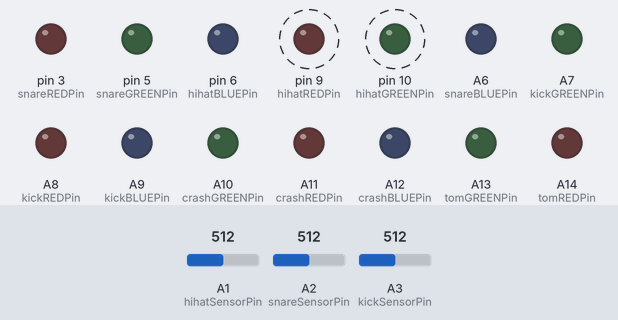
Recording of a sketch running on a simulated Arduino Mega 2560, built with avr-gcc and run on an emulated ATmega2560. Parts: output pins drawn as LEDs (lit = HIGH). Dashed ring = blinking. The inputs (shaded band) are chosen by the test bench; at power-on: A1 (hihatSensorPin) = 512, A2 (snareSensorPin) = 512, A3 (kickSensorPin) = 512.

Above: at 1.2 s.
1.3 s: A1 (hihatSensorPin) set to 110
At 2.55 s:
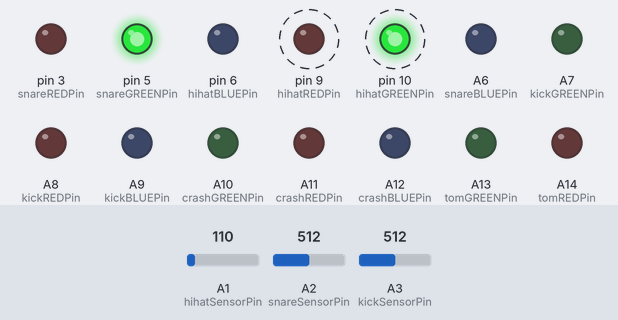
4.3 s: A1 (hihatSensorPin) set to 95
At 4.92 s:
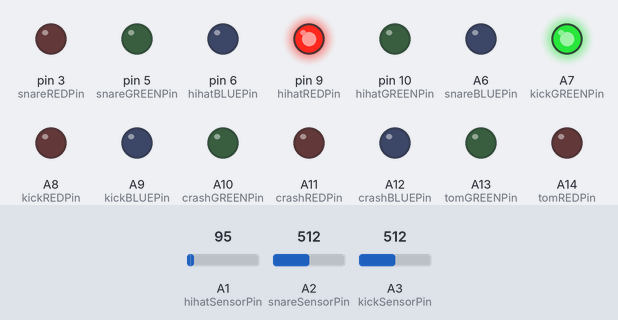
At 5.6 s:
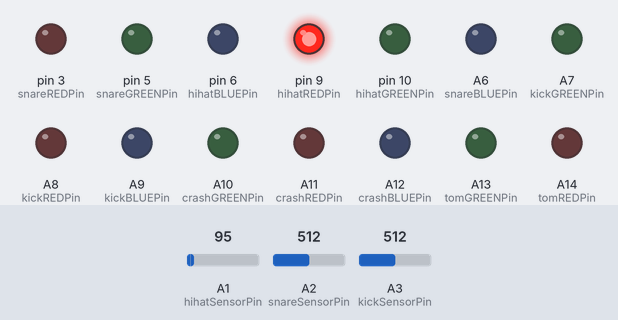
Timing chart, 0 to 7.3 s (numbered marks = the images above; inputs shaded):
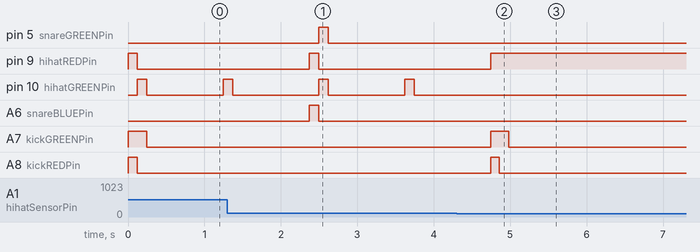

Measured:
- the behaviour switches between 100 and 99 on A1 (hihatSensorPin) (found by bisection; images 1 and 2)
- after the input at 4.3 s, pin 5 (snareGREENPin), pin 10 (hihatGREENPin), A6 (snareBLUEPin): stops changing and stays LOW; pin 9 (hihatREDPin): goes on until 4.7 s, then stays HIGH; A7 (kickGREENPin): goes on until 5.0 s, then stays LOW; A8 (kickREDPin): goes on until 4.9 s, then stays LOW
- by itself, pin 10 (hihatGREENPin): alternates HIGH for 0.13 s and LOW for 1.1 s

The sketch:

Sequence.ino
```cpp
// Sequence Mode
// Board: chipKIT Max32

//This program will turn on the LED Strips for the hihat, kick and snare
// and use piezo vibration sensors to detect when the drum or cymbal
// has been struck.

/***Piezo Vibration Sensor Pin Numbers***/
const short hihatSensorPin = A1;
const short snareSensorPin = A2;
const short kickSensorPin  = A3;
const short crashSensorPin = A4;
const short tomSensorPin   = A5;

/***LED Strip Pin Numbers***/
//Use PWM and analog pins//
//From left to right on the breadboard

const short hihatGREENPin = 10;
const short hihatREDPin   = 9;
const short hihatBLUEPin  = 6;

const short snareGREENPin = 5;
const short snareREDPin   = 3;
const short snareBLUEPin  = A6;

const short kickGREENPin  = A7;
const short kickREDPin    = A8;
const short kickBLUEPin   = A9;

const short crashGREENPin = A10;
const short crashREDPin   = A11;
const short crashBLUEPin  = A12;

const short tomGREENPin   = A13;
const short tomREDPin     = A14;
const short tomBLUEPin    = A15;


/***Variables to store the value read from the sensor pin***/
short hihatSensorReading = LOW;
short snareSensorReading = LOW;
short kickSensorReading  = LOW;
short crashSensorReading = LOW;
short tomSensorReading   = LOW;

const short threshold_hihat = 100;
const short threshold_snare = 100;  //94
const short threshold_kick = 130;

/***Variables used in the 'averageAnalogRead()' function***/
short n = 500;  //amount of times to read from both hihat and snare
long t0;        //initial value of t
long t;         //stores the amount of time it takes to finish the for loop
short n_hihat = n;    //used to average. n_hihat <= n. It will be decremented by 1 when sensor readings don't exceed the threshold
short n_snare = n;    //used to average. n_snare <= n. It will be decremented by 1 when sensor readings don't exceed the threshold
short n_kick = n;    //used to average. n_kick <= n. It will be decremented by 1 when sensor readings don't exceed the threshold
float hihatSensorReading_Average = 0;
float snareSensorReading_Average = 0;
float kickSensorReading_Average  = 0;
short hihatSensorReading_tmp = 0; //local variable. Don't change 'hihatSensorReading'
short snareSensorReading_tmp = 0; //local variable. Don't change 'snareSensorReading'
short kickSensorReading_tmp = 0; //local variable. Don't change 'kickSensorReading'

void setup() {
  Serial.begin(9600);

  setupLEDpins();
  setupVibrationSensorPins();
  initializeLEDstrips();
}

void loop() {

  //hihat();
  //snare();
  //kick();


  hihat_kick();
  delay(1000);
  hihat();
  delay(1000);
  hihat_snare();
  delay(1000);
  hihat();
  delay(1000);
  }

/*********************************************************************/
/**************************Setup Functions****************************/
/*********************************************************************/
void setupLEDpins() {
  pinMode(hihatGREENPin, OUTPUT);
  pinMode(hihatREDPin,   OUTPUT);
  pinMode(hihatBLUEPin,  OUTPUT);

  pinMode(snareGREENPin, OUTPUT);
  pinMode(snareREDPin,   OUTPUT);
  pinMode(snareBLUEPin,  OUTPUT);

  pinMode(kickGREENPin,  OUTPUT);
  pinMode(kickREDPin,    OUTPUT);
  pinMode(kickBLUEPin,   OUTPUT);

  pinMode(crashGREENPin, OUTPUT);
  pinMode(crashREDPin,   OUTPUT);
  pinMode(crashBLUEPin,  OUTPUT);

  pinMode(tomGREENPin,   OUTPUT);
  pinMode(tomREDPin,     OUTPUT);
  pinMode(tomBLUEPin,    OUTPUT);
}

void setupVibrationSensorPins() {
  pinMode(hihatSensorPin, INPUT);
  pinMode(snareSensorPin, INPUT);
  pinMode(kickSensorPin,  INPUT);
  pinMode(crashSensorPin, INPUT);
  pinMode(tomSensorPin,   INPUT);
}

void initializeLEDstrips() {
  //Initialize all LED strips to OFF
  analogWrite(hihatGREENPin, 0);
  analogWrite(hihatREDPin,   0);
  analogWrite(hihatBLUEPin,  0);

  analogWrite(snareGREENPin, 0);
  analogWrite(snareREDPin,   0);
  analogWrite(snareBLUEPin,  0);

  analogWrite(kickGREENPin, 0);
  analogWrite(kickREDPin,   0);
  analogWrite(kickBLUEPin,  0);

  analogWrite(crashGREENPin, 0);
  analogWrite(crashREDPin,   0);
  analogWrite(crashBLUEPin,  0);

  analogWrite(tomGREENPin, 0);
  analogWrite(tomREDPin,   0);
  analogWrite(tomBLUEPin,  0);
}

void hihat() {
  analogWrite(hihatREDPin, 255);
  while( analogRead(hihatSensorPin) < threshold_hihat) { } //Do nothing until hihat sensor passes threshold
  hitConfirmation_hihat();
}

void snare() {
  analogWrite(snareBLUEPin, 255);
  while( analogRead(snareSensorPin) < threshold_snare) { } //Do nothing until snare sensor passes threshold
  hitConfirmation_snare();
}

void kick() {
  analogWrite(kickREDPin, 255);
  analogWrite(kickGREENPin, 128);
  while( analogRead(kickSensorPin) < threshold_kick) { } //Do nothing until kick sensor passes threshold
  hitConfirmation_kick();
}

//This function turns on the lights on the hihat and kick and waits for the user to hit both of them
void hihat_kick() {
  analogWrite(hihatREDPin, 255);
  analogWrite(kickREDPin, 255);
  analogWrite(kickGREENPin, 128);
  while( ((hihatSensorReading = analogRead(hihatSensorPin)) < threshold_hihat) && ((kickSensorReading = analogRead(kickSensorPin)) < threshold_kick) ) {
  }                                         //While hihat && kick below threshold, do nothing

  averageAnalogRead_hihatkick();

  if(((hihatSensorReading_Average) > threshold_hihat) && ((kickSensorReading_Average) > threshold_kick)) {
    hitConfirmation_hihatkick();
  } else
  if( hihatSensorReading >= threshold_hihat ) {    //If the hihat sensor was triggered
    hitConfirmation_hihat();
    while( analogRead(kickSensorPin) < threshold_kick) { } //Do nothing until snare is hit
    hitConfirmation_kick();
  } else
  if ( kickSensorReading >= threshold_kick ) { //If the kick sensor was triggered
    hitConfirmation_kick();
    while( analogRead(hihatSensorPin) < threshold_hihat) { } //Do nothing until hihat sensor is pushed
    hitConfirmation_hihat();
  }
}

//This function turns on the lights on the hihat and snare and waits for the user to hit both of them
void hihat_snare() {
  analogWrite(hihatREDPin, 255);
  analogWrite(snareBLUEPin, 255);
  while( ((hihatSensorReading = analogRead(hihatSensorPin)) < threshold_hihat) && ((snareSensorReading = analogRead(snareSensorPin)) < threshold_snare) ) {
  }

  averageAnalogRead_hihatsnare();

  if( ( (hihatSensorReading_Average) > threshold_hihat) && ( (snareSensorReading_Average) > threshold_snare) ) {
    hitConfirmation_hihatsnare();
  }
  else if( hihatSensorReading >= threshold_hihat ) {    //If the hihat sensor was triggered
    hitConfirmation_hihat();
    while( (snareSensorReading = analogRead(snareSensorPin)) < threshold_snare) { } //Do nothing until snare is hit
    hitConfirmation_snare();
  }
  else if ( snareSensorReading >= threshold_snare ) { //If the snare sensor was triggered
    hitConfirmation_snare();
    while( analogRead(hihatSensorPin) < threshold_hihat) { } //Do nothing until hihat sensor is pushed
    hitConfirmation_hihat();
  }
}

// Function to "take place" of the while loops in the functions above
void waitFor(bool hihat, bool snare, bool kick) {
  while(hihat){

  }
  while(snare) {

  }
  while(kick) {

  }
}

void hitConfirmation_hihat() {
    analogWrite(hihatREDPin, 0);
    analogWrite(hihatGREENPin, 255);
    delay(125);
    analogWrite(hihatGREENPin, 0);
}

void hitConfirmation_snare() {
    analogWrite(snareBLUEPin, 0);
    analogWrite(snareGREENPin, 255);
    delay(125);
    analogWrite(snareGREENPin, 0);
}

void hitConfirmation_kick() {
    analogWrite(kickREDPin, 0);
    analogWrite(kickGREENPin, 0);

    analogWrite(kickGREENPin, 255);
    delay(125);
    analogWrite(kickGREENPin, 0);
}

void hitConfirmation_hihatsnare() {
    analogWrite(hihatREDPin, 0);
    analogWrite(snareBLUEPin, 0);

    analogWrite(hihatGREENPin, 255);
    analogWrite(snareGREENPin, 255);
    delay(125);
    analogWrite(hihatGREENPin, 0);
    analogWrite(snareGREENPin, 0);
}

void hitConfirmation_hihatkick() {
    analogWrite(hihatREDPin, 0);
    analogWrite(kickREDPin, 0);
    analogWrite(kickBLUEPin, 0);

    analogWrite(hihatGREENPin, 255);
    analogWrite(kickGREENPin, 255);
    delay(125);
    analogWrite(hihatGREENPin, 0);
    analogWrite(kickGREENPin, 0);
}

//Changes 'hihatSensorReading_Average' and 'snareSensorReading_Average'
void averageAnalogRead_hihatsnare() {
  n = 500;  //amount of times to read from both hihat and snare
  n_hihat = n;    //used to average. n_hihat <= n. It will be decremented by 1 when sensor readings don't exceed the threshold
  n_snare = n;    //used to average. n_snare <= n. It will be decremented by 1 when sensor readings don't exceed the threshold
  hihatSensorReading_Average = 0;
  snareSensorReading_Average = 0;
  hihatSensorReading_tmp = 0; //local variable. Don't change 'hihatSensorReading'
  snareSensorReading_tmp = 0; //local variable. Don't change 'snareSensorReading'
/*
  Serial.println("Analog reading exceeded threshold");
  Serial.println("hihatSensorReading | snareSensorReading");
  Serial.print("Readings when triggered: ");
  Serial.print(hihatSensorReading);
  Serial.print(" | ");
  Serial.println(snareSensorReading);
*/
  t0 = micros();
  for (short i = 0; i < n; i++) {
     hihatSensorReading_tmp = analogRead(hihatSensorPin);
     snareSensorReading_tmp = analogRead(snareSensorPin);
     if ( hihatSensorReading_tmp > threshold_hihat ) {
      hihatSensorReading_Average += hihatSensorReading_tmp;
     }
     else {
      n_hihat--;
     }
     if ( snareSensorReading_tmp > threshold_snare ) {
      snareSensorReading_Average += snareSensorReading_tmp;
     }
     else {
      n_snare--;
     }
    /*
    Serial.print(hihatSensorReading);
    Serial.print(" | ");
    Serial.println(snareSensorReading);
    */
  }
  /*
  Serial.print(n_hihat);
  Serial.print(" / ");
  Serial.print(n);
  Serial.print(" readings over ");
  Serial.println(threshold);

  Serial.print(n_snare);
  Serial.print(" / ");
  Serial.print(n);
  Serial.print(" readings over ");
  Serial.println(threshold);*/
  hihatSensorReading_Average /= n_hihat;
  snareSensorReading_Average /= n_snare;

  //time it takes to finish the for loop
  t = micros() - t0;/*
  Serial.print("hihat_Average: ");
  Serial.println(hihatSensorReading_Average);
  Serial.print("snare_Average: ");
  Serial.println(snareSensorReading_Average);
  Serial.print("t: ");
  Serial.print(t);
  Serial.println(" microseconds");*/
}

//Changes 'hihatSensorReading_Average' and 'kickSensorReading_Average'
void averageAnalogRead_hihatkick() {
  n = 500;  //amount of times to read from both hihat and snare
  n_hihat = n;    //used to average. n_hihat <= n. It will be decremented by 1 when sensor readings don't exceed the threshold
  n_kick = n;    //used to average. n_kick <= n. It will be decremented by 1 when sensor readings don't exceed the threshold
  hihatSensorReading_Average = 0;
  kickSensorReading_Average = 0;
  hihatSensorReading_tmp = 0; //local variable. Don't change 'hihatSensorReading'
  kickSensorReading_tmp = 0; //local variable. Don't change 'kickSensorReading'
/*
  Serial.println("Analog reading exceeded threshold");
  Serial.println("hihatSensorReading | kickSensorReading");
  Serial.print("Readings when triggered: ");
  Serial.print(hihatSensorReading);
  Serial.print(" | ");
  Serial.println(kickSensorReading);
*/
  t0 = micros();
  for (short i = 0; i < n; i++) {
     hihatSensorReading_tmp = analogRead(hihatSensorPin);
     kickSensorReading_tmp = analogRead(kickSensorPin);
     if ( hihatSensorReading_tmp > threshold_hihat ) {
      hihatSensorReading_Average += hihatSensorReading_tmp;
     }
     else {
      n_hihat--;
     }
     if ( kickSensorReading_tmp > threshold_kick ) {
      kickSensorReading_Average += kickSensorReading_tmp;
     }
     else {
      n_kick--;
     }
    /*
    Serial.print(hihatSensorReading);
    Serial.print(" | ");
    Serial.println(kickSensorReading);
    */
  }
  /*
  Serial.print(n_hihat);
  Serial.print(" / ");
  Serial.print(n);
  Serial.print(" readings over ");
  Serial.println(threshold);

  Serial.print(n_kick);
  Serial.print(" / ");
  Serial.print(n);
  Serial.print(" readings over ");
  Serial.println(threshold);*/
  hihatSensorReading_Average /= n_hihat;
  kickSensorReading_Average /= n_kick;

  //time it takes to finish the for loop
  t = micros() - t0;/*
  Serial.print("hihat_Average: ");
  Serial.println(hihatSensorReading_Average);
  Serial.print("kick_Average: ");
  Serial.println(kickSensorReading_Average);
  Serial.print("t: ");
  Serial.print(t);
  Serial.println(" microseconds");*/
}
```
